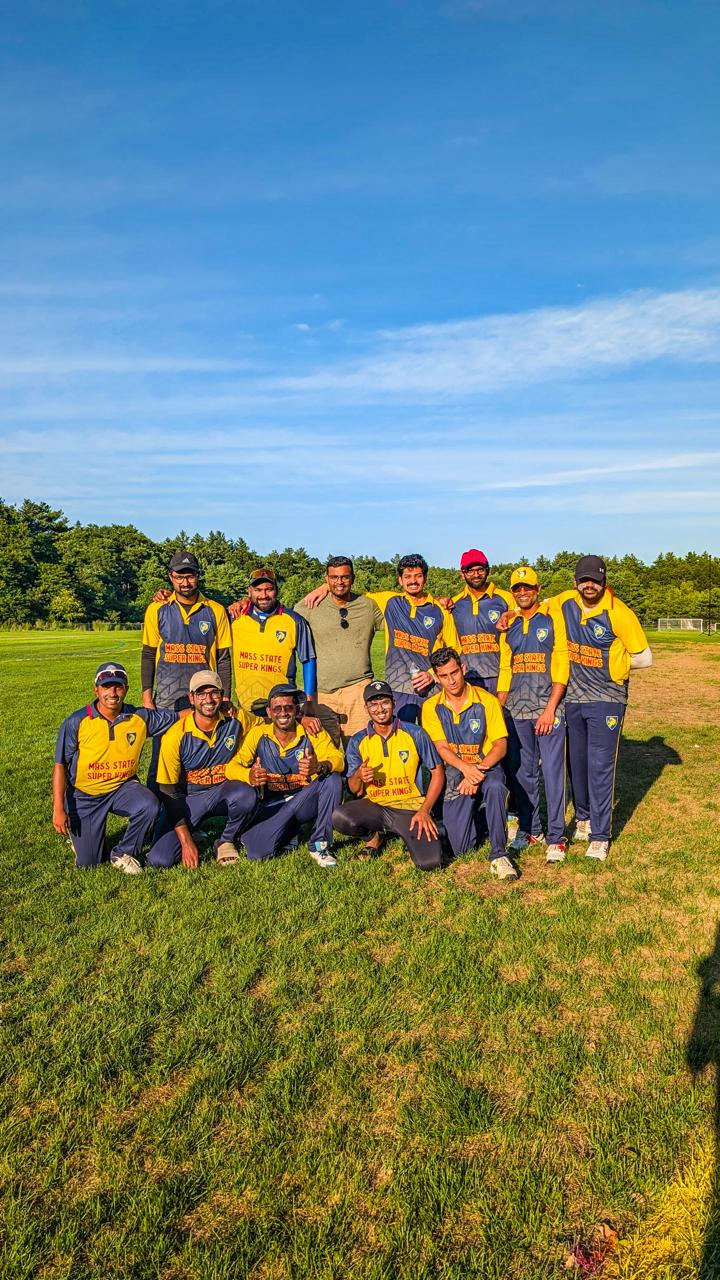
#> input picture legacy_assets/03_usa_tours/boston/WhatsApp-Image-2026-03-03-at-12.08.42-1.jpeg, 720 x 1280 px; its folder holds only this picture in this run
$ python process_usa.py
#> lines starting #> are read from the running program, lines starting #| are printed output that depends on the picture
import os
from PIL import Image, ImageEnhance
import glob

dest_dir = "assets"
os.makedirs(dest_dir, exist_ok=True)

# Define folders and max samples
folders = {
    "boston": 3,
    "california": 7,
    "charlotte": 8,
    "detroit": 4,
    "greensboro": 7,
    "north_carolina": 7
}

def process_img(img_path, out_path, max_dim=1200):
#> called with out_path = 'assets/journey_usa_boston_1.webp', max_dim = 1200
    with Image.open(img_path) as img:
#> img is the input picture: PIL image 720x1280 RGB; mean R, G, B 114.2, 132.8, 119.6
        img = img.convert('RGB')
        if img.width > max_dim or img.height > max_dim:
            ratio = min(max_dim/img.width, max_dim/img.height)
#> ratio = 0.938
            img = img.resize((int(img.width * ratio), int(img.height * ratio)), Image.LANCZOS)
#> img: PIL image 675x1200 RGB

        enhancer = ImageEnhance.Color(img)
        img = enhancer.enhance(0.85)
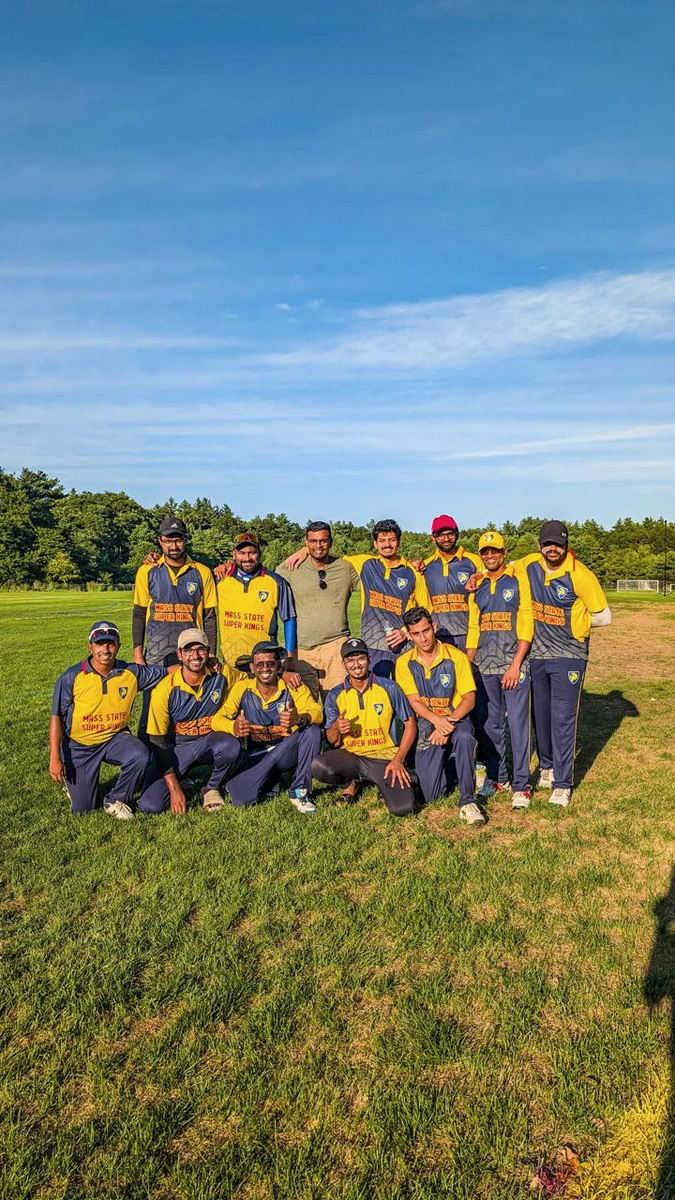
#> img: PIL image 675x1200 RGB; mean R, G, B 115.4, 131.2, 120.3
        enhancer = ImageEnhance.Contrast(img)
        img = enhancer.enhance(1.15)
        enhancer = ImageEnhance.Brightness(img)
        img = enhancer.enhance(0.95)

        img.save(out_path, "WEBP", quality=80)

total = 0
for city, num_samples in folders.items():
    folder_path = os.path.join("legacy_assets/03_usa_tours", city)
    files = sorted(glob.glob(os.path.join(folder_path, "*")))
    if len(files) > 0:
        step = max(1, len(files) // num_samples)
        subset = files[0::step][:num_samples]
        for i, f in enumerate(subset):
            out_path = os.path.join(dest_dir, f"journey_usa_{city}_{i+1}.webp")
            try:
                process_img(f, out_path)
                print(f"Saved {out_path}")
                total += 1
            except Exception as e:
                print(f"Error processing {f}: {e}")
#> pass 2 of the loop `for city, num_samples in folders.items():`:
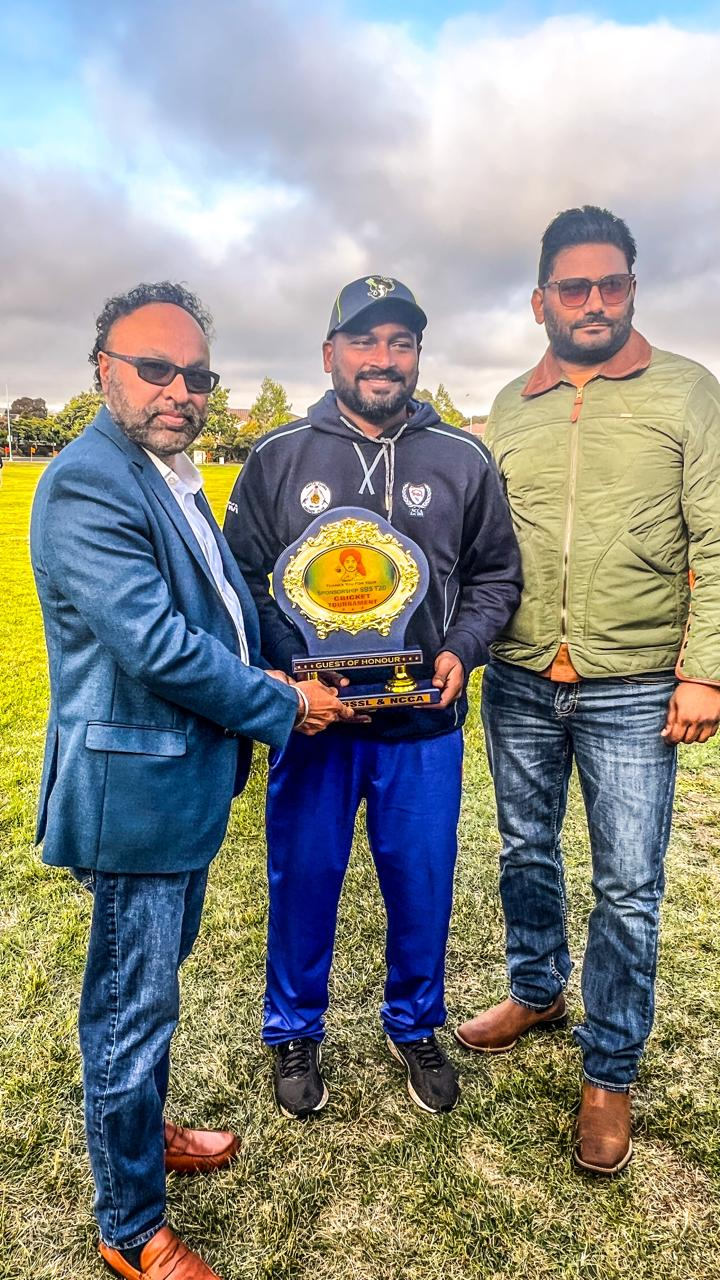
#> input picture legacy_assets/03_usa_tours/california/WhatsApp-Image-2026-03-03-at-12.02.42-1.jpeg, 720 x 1280 px
#> in process_img, img is the input picture: PIL image 720x1280 RGB; mean R, G, B 140.5, 141.9, 135.6
#> in process_img (call 2), `img = enhancer.enhance(0.85)`:
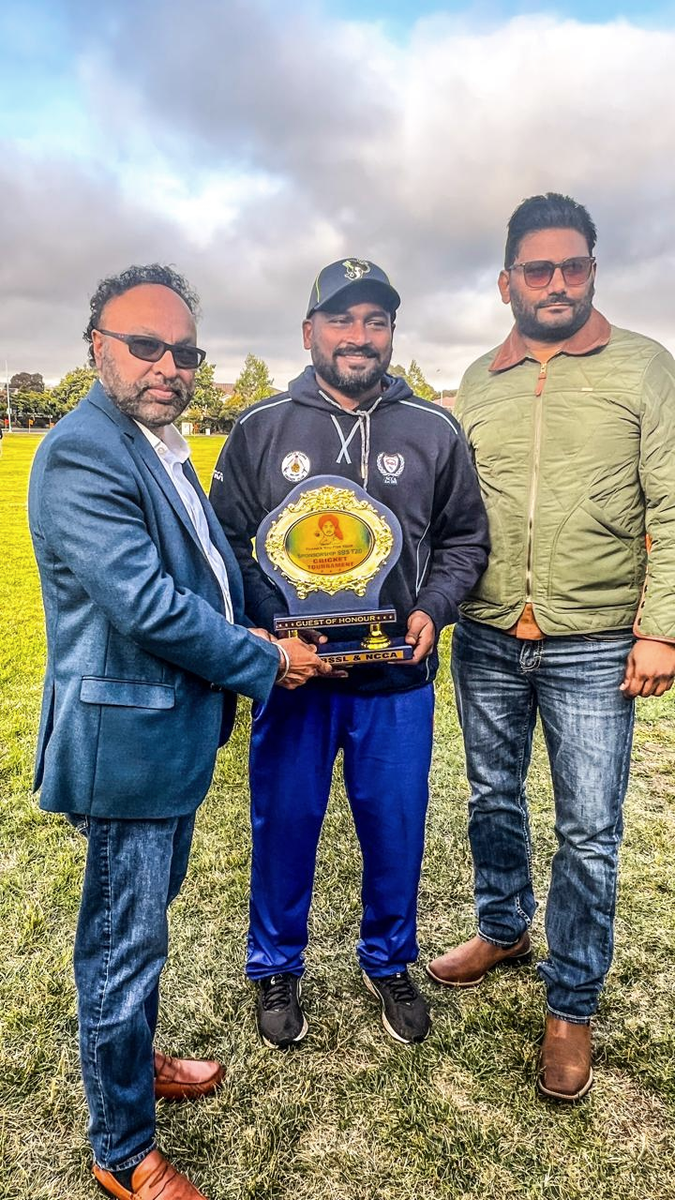
#> img: PIL image 675x1200 RGB; mean R, G, B 140, 141.3, 136

print(f"Total images processed: {total}")
